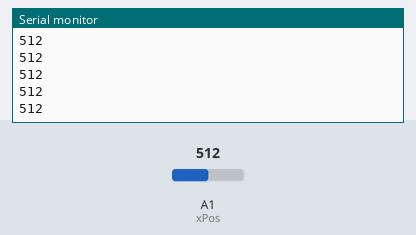
The sketch below on a simulated Arduino Uno, built with avr-gcc and run on an emulated ATmega328P. On the bench: the last lines printed to the serial monitor. Inputs (shaded band) come from the test bench; at power-on: A1 (xPos) = 512.

Above: at 1.2 s.
1.3 s: A1 (xPos) set to 716
At 2.3 s:
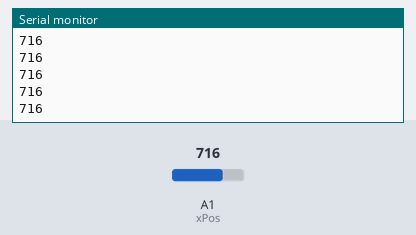
2.8 s: A1 (xPos) set to 900
At 3.5 s:
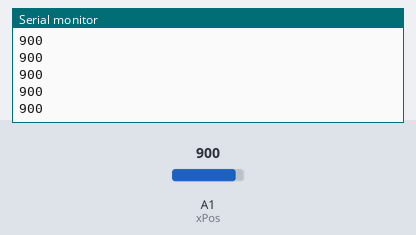
Timing chart, 0 to 5.8 s (numbered marks = the images above; inputs shaded):
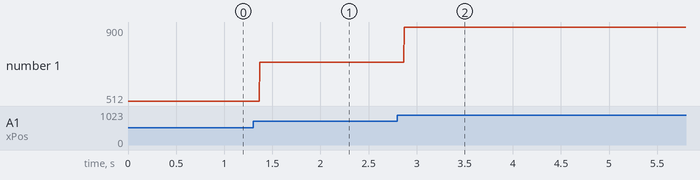

Measured:
- after the input at 1.3 s, the serial monitor: prints a new line after 0.07 s (image 1)
- after the input at 2.8 s, the serial monitor: prints a new line after 0.07 s (image 2)
- plotted number 1: 512 → 716 after the input at 1.3 s, 716 → 900 after the input at 2.8 s

The sketch:

1128.ino
```cpp
const int xPos = A1;

void setup() {
  Serial.begin(9600);
}

void loop() {
  int x = analogRead(xPos);
  Serial.println(x);
  delay(1);
}
```
